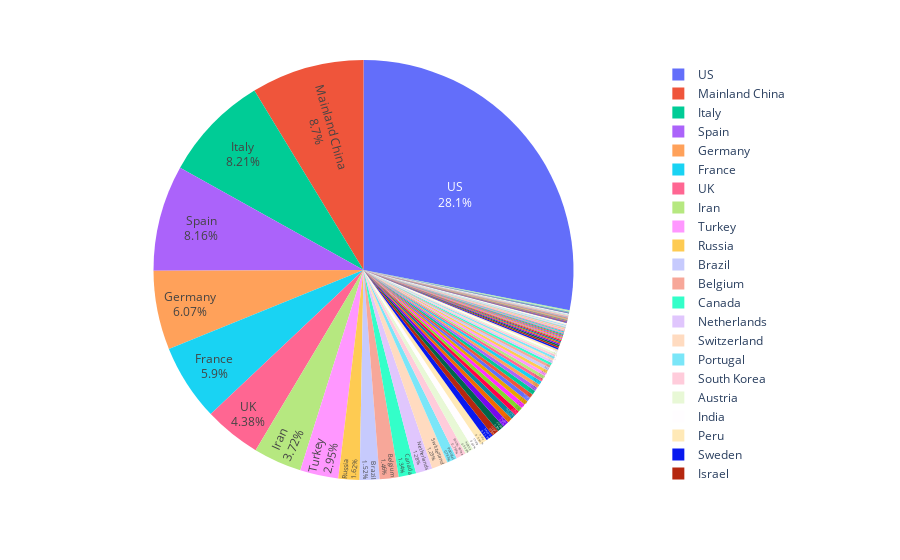

Write notebook code for a chart like this one.
### Markdown cell above
### Pie Charts

### Code cell
fig = px.pie(df_countrydate, values='Confirmed', names='Country', height=600)
fig.update_traces(textposition='inside', textinfo='percent+label',)
fig.update_layout(title_x=0.5, geo=dict(showframe=False, showcoastlines=False))
fig.show()

### Figure 1 — Plotly figure (JSON) as saved in the notebook; plotly's stock layout.template omitted (floating-point values rounded to 4 significant figures; data arrays with more than 128 entries replaced by an {"elided": "..."} marker saying what was removed)
{"data": [{"domain": {"x": [0, 1], "y": [0, 1]}, "hovertemplate": "Country=%{label}<br>Confirmed=%{value}<extra></extra>", "labels": {"elided": "11244 str values"}, "legendgroup": "", "name": "", "showlegend": true, "textinfo": "percent+label", "textposition": "inside", "type": "pie", "values": {"elided": "11244 int values"}}], "layout": {"autosize": true, "geo": {"showcoastlines": false, "showframe": false}, "legend": {"tracegroupgap": 0}, "margin": {"t": 60}, "title": {"x": 0.5}}}
